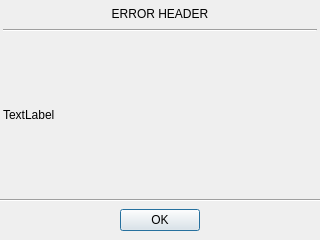
<?xml version="1.0" encoding="UTF-8"?>
<ui version="4.0">
 <class>dialog_error</class>
 <widget class="QDialog" name="dialog_error">
  <property name="geometry">
   <rect>
    <x>0</x>
    <y>0</y>
    <width>320</width>
    <height>240</height>
   </rect>
  </property>
  <property name="windowTitle">
   <string>ERROR!</string>
  </property>
  <widget class="QDialogButtonBox" name="buttonBox">
   <property name="geometry">
    <rect>
     <x>-3</x>
     <y>200</y>
     <width>326</width>
     <height>40</height>
    </rect>
   </property>
   <property name="orientation">
    <enum>Qt::Horizontal</enum>
   </property>
   <property name="standardButtons">
    <set>QDialogButtonBox::Ok</set>
   </property>
   <property name="centerButtons">
    <bool>true</bool>
   </property>
  </widget>
  <widget class="Line" name="line">
   <property name="geometry">
    <rect>
     <x>-3</x>
     <y>190</y>
     <width>326</width>
     <height>20</height>
    </rect>
   </property>
   <property name="orientation">
    <enum>Qt::Horizontal</enum>
   </property>
  </widget>
  <widget class="Line" name="line_2">
   <property name="geometry">
    <rect>
     <x>3</x>
     <y>29</y>
     <width>314</width>
     <height>3</height>
    </rect>
   </property>
   <property name="orientation">
    <enum>Qt::Horizontal</enum>
   </property>
  </widget>
  <widget class="QLabel" name="l_error_header">
   <property name="geometry">
    <rect>
     <x>4</x>
     <y>4</y>
     <width>312</width>
     <height>21</height>
    </rect>
   </property>
   <property name="text">
    <string>ERROR HEADER</string>
   </property>
   <property name="textFormat">
    <enum>Qt::RichText</enum>
   </property>
   <property name="alignment">
    <set>Qt::AlignCenter</set>
   </property>
  </widget>
  <widget class="QLabel" name="l_error">
   <property name="geometry">
    <rect>
     <x>3</x>
     <y>33</y>
     <width>314</width>
     <height>163</height>
    </rect>
   </property>
   <property name="text">
    <string>TextLabel</string>
   </property>
  </widget>
 </widget>
 <resources/>
 <connections>
  <connection>
   <sender>buttonBox</sender>
   <signal>accepted()</signal>
   <receiver>dialog_error</receiver>
   <slot>accept()</slot>
   <hints>
    <hint type="sourcelabel">
     <x>248</x>
     <y>254</y>
    </hint>
    <hint type="destinationlabel">
     <x>157</x>
     <y>274</y>
    </hint>
   </hints>
  </connection>
  <connection>
   <sender>buttonBox</sender>
   <signal>rejected()</signal>
   <receiver>dialog_error</receiver>
   <slot>reject()</slot>
   <hints>
    <hint type="sourcelabel">
     <x>316</x>
     <y>260</y>
    </hint>
    <hint type="destinationlabel">
     <x>286</x>
     <y>274</y>
    </hint>
   </hints>
  </connection>
 </connections>
</ui>
